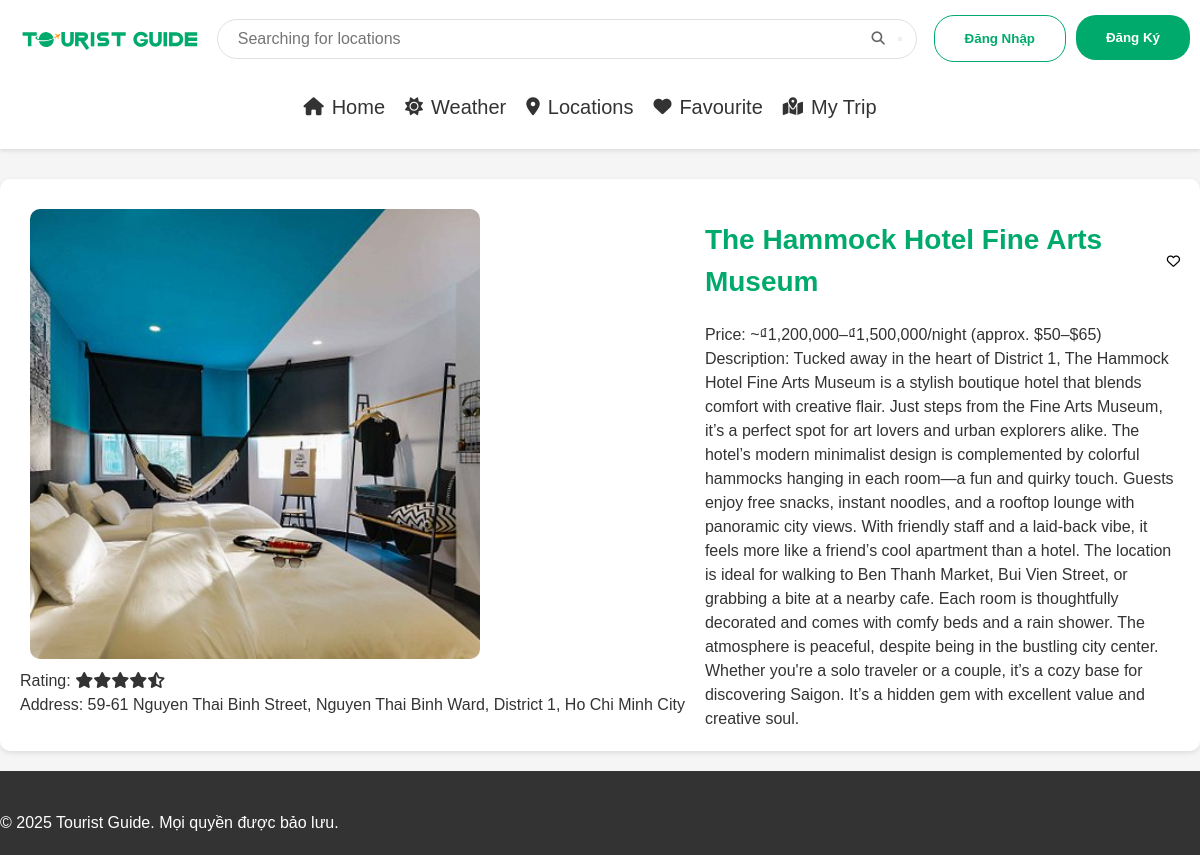
Screenshot of /AC001/ with the database file from the repository.
### location/models.py (models this page shows, shortened)
class Location(models.Model):
    loc = models.ForeignKey(Location_List, on_delete = models.CASCADE, null = True, blank = True)
    code = models.CharField(max_length=10, unique=True)
    location = models.CharField(max_length = 64)
    type = models.CharField(max_length=13, default = "")
    tags = models.TextField(default = "")
    rating = models.FloatField(default = 5)
    open_time = models.TimeField(default = time(0,0))
    close_time = models.TimeField(default = time(23,59))
    ticket_info = models.CharField(max_length = 100, default = "")
    address = models.CharField(max_length = 100, default = "")
    image_path = models.CharField(max_length=255, default='')
    description = models.TextField(default="")
    long_description = models.TextField(default="")
    coordinate = models.CharField(max_length = 40, default = "")

### location/views.py (the view)
# urls.py: path('<str:location_code>/',views.location_display, name='display_location'),
def location_display(request, location_code):
    look_up = get_object_or_404(Location, code=location_code)
    rating = round(look_up.rating * 2) / 2
    full_stars = int(rating)
    has_half = (rating - full_stars) >= 0.5
    star_html = '<i class="fas fa-star"></i>' * full_stars
    if has_half:
        star_html += '<i class="fas fa-star-half-alt"></i>'
        empty_stars = 5 - full_stars - 1
    else:
        empty_stars = 5 - full_stars
    star_html += '<i class="far fa-star"></i>' * empty_stars
    if request.user.is_authenticated and look_up.loc and look_up.loc.user == request.user:
        favourite_symbol = '<i class="fa-solid fa-heart"></i>'
    else:
        favourite_symbol = '<i class="fa-regular fa-heart"></i>'
    return render(request, "display_location/display.html", {
        "code": look_up.code,
        "location_name": look_up.location,
        "type": look_up.type,
        "open_time" : look_up.open_time,
        "close_time": look_up.close_time,
        "ticket_info": look_up.ticket_info,
        "address": look_up.address,
        "image_path": look_up.image_path,
        "long_description": look_up.long_description,
        "favourite_symbol": favourite_symbol,
        "star_html": star_html
    })

### location/templates/display_location/display.html (shortened to what this page needs)
{% extends "layout/layout.html" %}
{% load static %}
{% block css %}
<link rel="stylesheet" href="{% static 'css/display_location.css' %}">
{% endblock %}
{% block body %}
<div class="location-container">
    <div class="location-card">
                <div class="location-img">
                    <img src="{% static image_path %}" alt="{{ location.name }}">
                </div>
                <div class="location-rating">
                    Rating: {{ star_html|safe }}
                </div>
                <div class="location-address">
                    Address: {{ address }}
                </div>
    </div>
    <div class="location-info">
        <ul>
            <div class="head-of-info">
                <div class="location-name">
                    {{ location_name }}
                </div>
                <div class="favourite-location">
                <div class="checkbox">
                    <form method="post" action="{% url 'locations' %}" class="fav-form" style="display:inline;">
                        <button type="submit" style="background: none; border: none; padding: 0; cursor: pointer;">
                                {{ favourite_symbol|safe }}
                        </button>
                    </form>
                </div>
            </div>
        </div>
            <div class="location-ticket-info">
                Price: {{ ticket_info }}
            </div>
            <div class="location-description">
                Description: {{ long_description }}
            </div>
        </ul>
    </div>
</div>
{% endblock %}

### location/static/css/layout.css (style rules this page uses)
* { margin: 0; padding: 0; box-sizing: border-box; font-family: 'Segoe UI', Tahoma, Geneva, Verdana, sans-serif; }
html, body { width: 100%; height: 100%; overflow-x: hidden; }
body { background-color: #f2f2f2; color: #333; min-height: 100vh; }

### location/static/css/display_location.css (style rules this page uses)
* { box-sizing: border-box; font-family: Arial, Helvetica, sans-serif; }
body { background-color: #f5f5f5; color: #333; line-height: 1.5; }
.location-container { margin-top: 30px !important; margin-bottom: 15px; display: flex; width: 100%; max-width: 1200px; padding: 20px; margin: 20px auto; background-color: white; border-radius: 10px; box-shadow: 0px 2px 5px rgba(0, 0, 0, 0.1); }
.location-img { width: 450px; height: 450px; border-radius: 10px; overflow: hidden; margin: 10px 10px; }
.location-img img { width: 100%; height: 100%; object-fit: cover; }
.location-address { margin-bottom: 8px; display: flex; align-items: center; list-style: none; }
.location-info { flex: 2; margin-left: 20px; background-color: white; border-radius: 10px; }
.head-of-info { display: flex; align-items: center; }
.location-name { flex: 9; margin: 20px 0; color: #00aa6c; font-size: 28px; font-weight: bold; }
.favourite-location { flex: 1; text-align: right; }

### rows the page displays
Location: image_path (picture), address "59-61 Nguyen Thai Binh Street, Nguyen Thai Binh Ward, District 1, Ho Chi Minh City", location "The Hammock Hotel Fine Arts Museum", ticket_info "~₫1,200,000–₫1,500,000/night (approx. $50–$65)", long_description "Tucked away in the heart of District 1, The Hammock Hotel Fine Arts Museum is a stylish boutique hotel that blends comfort with creative flair. Just steps from the Fine Arts Museum, it’s a perfect spot for art lovers and urban explorers alike. The hotel’s modern minimalist design is complemented by colorful hammocks hanging in each room—a fun and quirky touch. Guests enjoy free snacks, instant noodles, and a rooftop lounge with panoramic city views. With friendly staff and a laid-back vibe, it feels more like a friend’s cool apartment than a hotel. The location is ideal for walking to Ben Thanh Market, Bui Vien Street, or grabbing a bite at a nearby cafe. Each room is thoughtfully decorated…"
